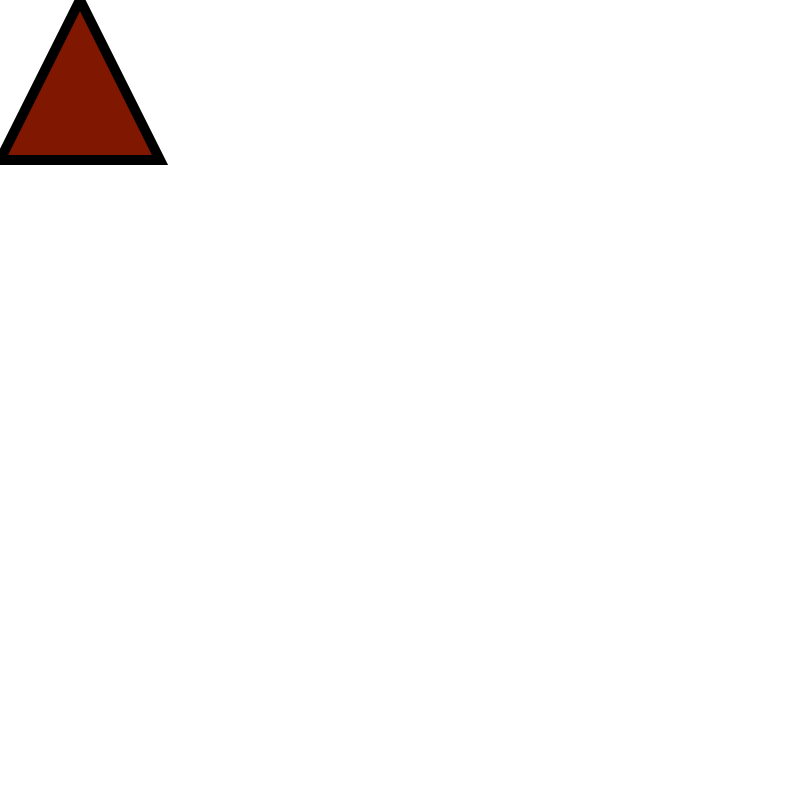
Frame 1 (no input)
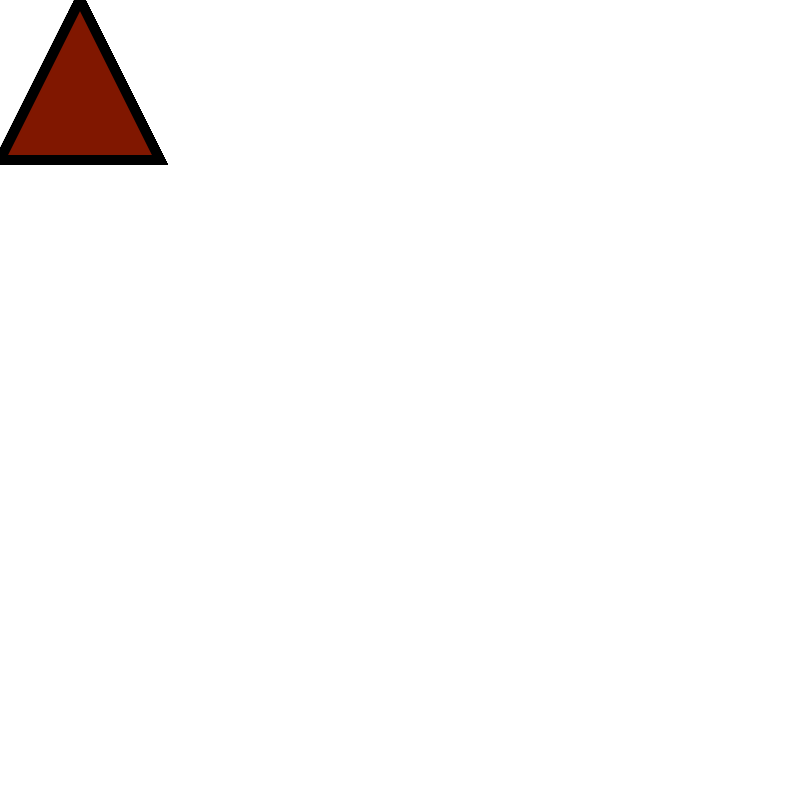
Frame 60 (no input)
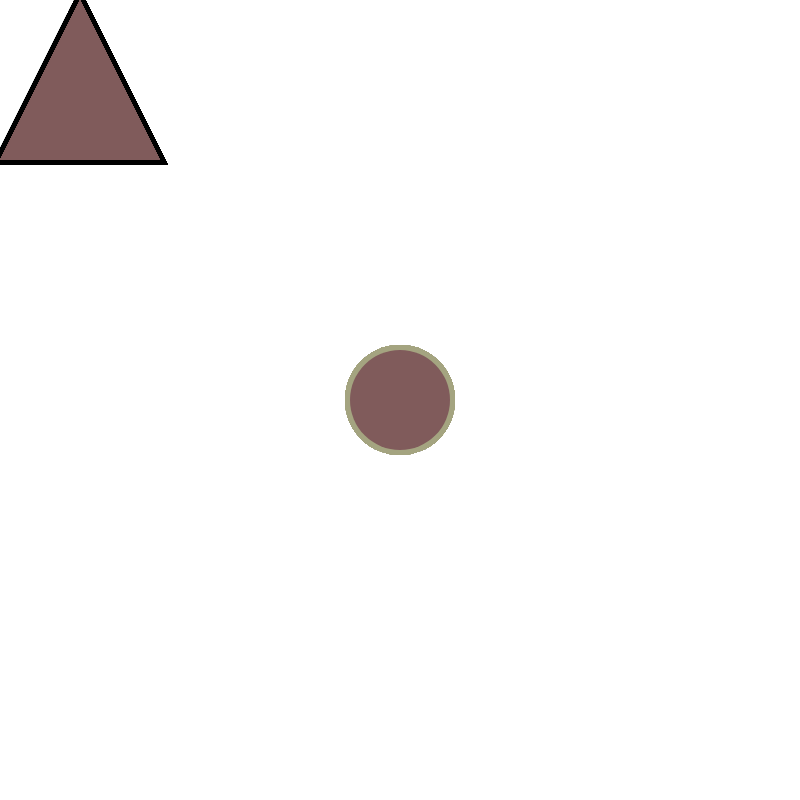
Frame 120 (the mouse pressed at the canvas centre since frame 60)

The p5.js sketch that drew these frames (run headless with seeded random() and noise() and a simulated clock; from frame 60 on, the mouse is pressed at the canvas centre):

// p5.js sketch
// ── sketch.js
let x = 0;
let y = 0;


function setup() {
  createCanvas(800, 800);
}

function draw() {

  let topPoint = createVector(width/2, 0);
  let bottomLeftPoint = createVector(0, height);
  let bottomRightPoint = createVector(width, height);

  let mX = mouseX;
  let mY = mouseY;

  // let mX = random(0, width);
  // let mY = random(0, height);
  
  // let mX = width/2+cos(x)*x*10;
  // let mY = height/2+sin(y)*y*5;


  x+=.05;
  y+=.05;
  
 

  mR = map(dist(width/2, 0, mX, mY), height, 0, 0, 255);
  mG = map(dist(0, height, mX, mY ), 1.1*height, 0, 0, 255);
  mB = map(dist(height, width, mX, mY), 1.1*height, 0, 0, 255);




  // let mX = cos(x)*x*10;
  // let mY = sin(y)*y*5;


  // x+=.05;
  // y+=.05;
  
 

  // mR = map(dist(0, -height/2, mX, mY), height/2, 0, 0, 255);
  // mG = map(dist(-width/2, -height/2, mX, mY ), 1.1*height/2, 0, 0, 255);
  // mB = map(dist(height/2, width/2, mX, mY), 1.1*height/2, 0, 0, 255);

  console.log(x, y);
  fill(mR, mG, mB);
  

  if(mouseIsPressed){
    strokeWeight(0);
    push();
    rectMode(CENTER);
    fill(map(mG, 0, 255, 255, 0), map(mB, 0, 255, 255, 0), map(mR, 0, 255, 255, 0));
    circle(mX, mY, 110);
    pop();
    circle(mX, mY, 100);
    
  }
  else{
    strokeWeight(10);
  }
  // circle(mX, mY, 100);
  //rotateY(frameCount*.01);
  triangle(topPoint.x/5, topPoint.y/5, bottomLeftPoint.x/5, bottomLeftPoint.y/5, bottomRightPoint.x/5, bottomRightPoint.y/5);
}
